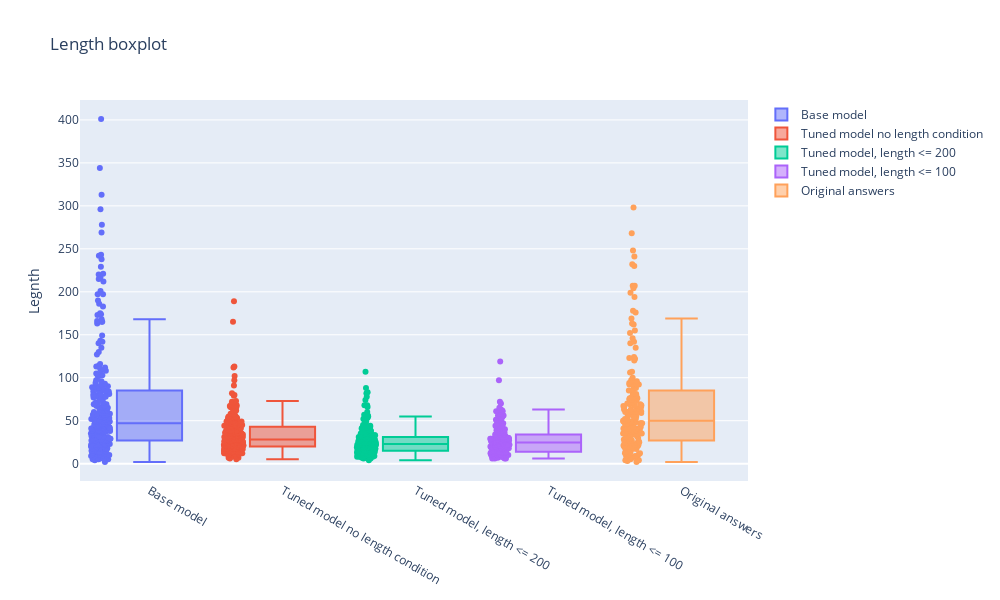

Notebook code for this chart:
### Markdown cell above
#### Построим boxplot длин текстовых данных

### Code cell
fig = make_subplots(rows=1, cols=1)

fig.add_trace(
    go.Box(y=base_eval_table.len_of_generated_answer, name="Base model"), row=1, col=1
)

fig.add_trace(
    go.Box(y=tuned_eval_table.len_of_generated_answer, name="Tuned model no length condition"), row=1, col=1
)

fig.add_trace(
    go.Box(y=tuned_eval_table_200.len_of_generated_answer, name="Tuned model, length <= 200"), row=1, col=1
)

fig.add_trace(
    go.Box(y=tuned_eval_table_100.len_of_generated_answer, name="Tuned model, length <= 100"), row=1, col=1
)

fig.add_trace(
    go.Box(y=tuned_eval_table_100.len_of_original_answer, name="Original answers"), row=1, col=1
)

fig.update_layout(
    height=600, width=1000, title_text="Length boxplot", yaxis_title="Legnth"
)
fig.update_traces(boxpoints="all", jitter=0.3)
fig.show()

### Figure 1 — Plotly figure (JSON) as saved in the notebook; plotly's stock layout.template omitted (floating-point values rounded to 4 significant figures; data arrays with more than 128 entries replaced by an {"elided": "..."} marker saying what was removed)
{"data": [{"boxpoints": "all", "jitter": 0.3, "name": "Base model", "type": "box", "xaxis": "x", "y": {"elided": "251 int values"}, "yaxis": "y"}, {"boxpoints": "all", "jitter": 0.3, "name": "Tuned model no length condition", "type": "box", "xaxis": "x", "y": {"elided": "251 int values"}, "yaxis": "y"}, {"boxpoints": "all", "jitter": 0.3, "name": "Tuned model, length <= 200", "type": "box", "xaxis": "x", "y": {"elided": "233 int values"}, "yaxis": "y"}, {"boxpoints": "all", "jitter": 0.3, "name": "Tuned model, length <= 100", "type": "box", "xaxis": "x", "y": {"elided": "166 int values"}, "yaxis": "y"}, {"boxpoints": "all", "jitter": 0.3, "name": "Original answers", "type": "box", "xaxis": "x", "y": {"elided": "166 int values"}, "yaxis": "y"}], "layout": {"height": 600, "title": {"text": "Length boxplot"}, "width": 1000, "xaxis": {"anchor": "y", "domain": [0, 1]}, "yaxis": {"anchor": "x", "domain": [0, 1], "title": {"text": "Legnth"}}}}
